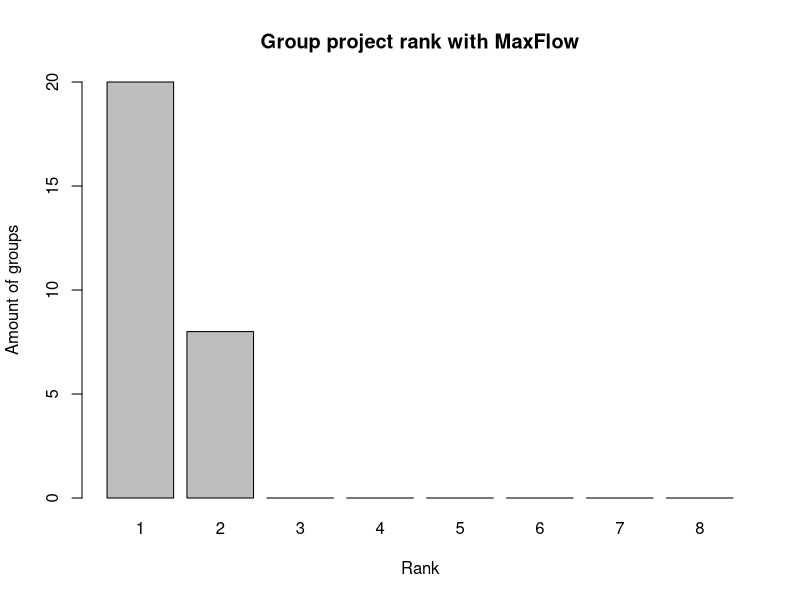
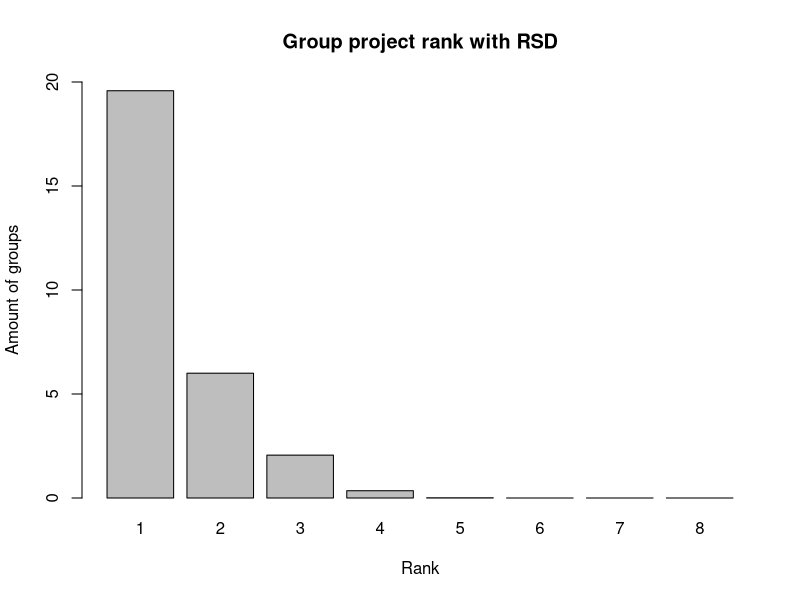
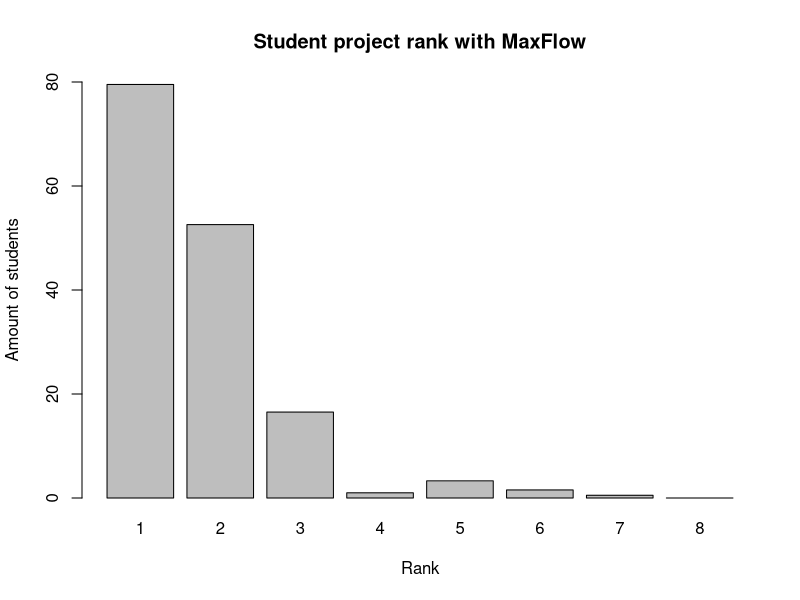
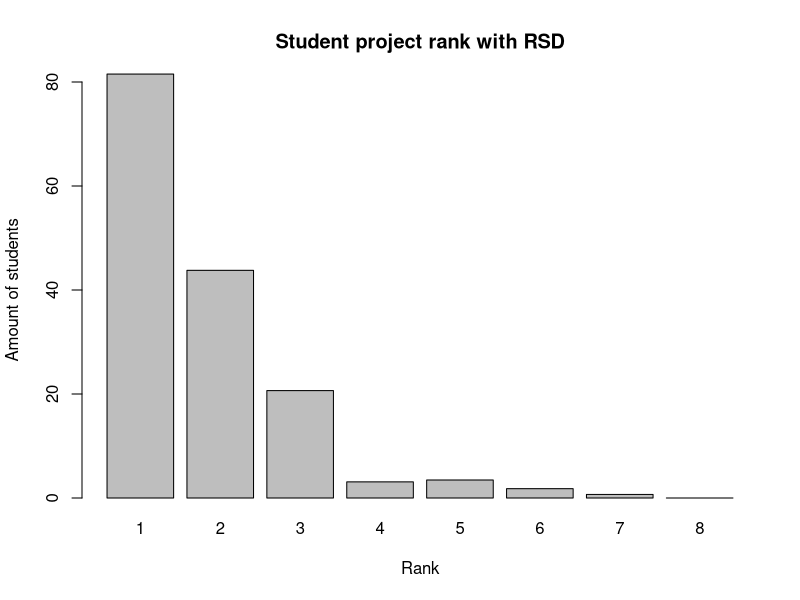
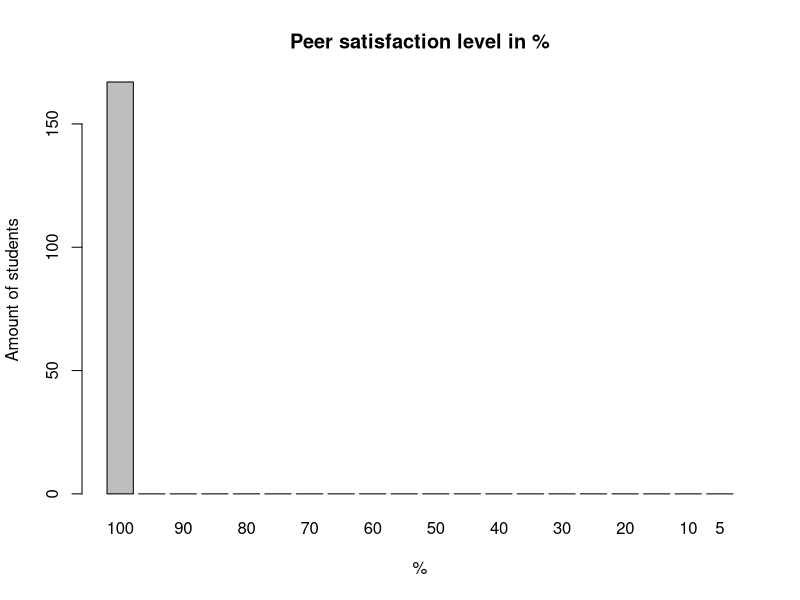
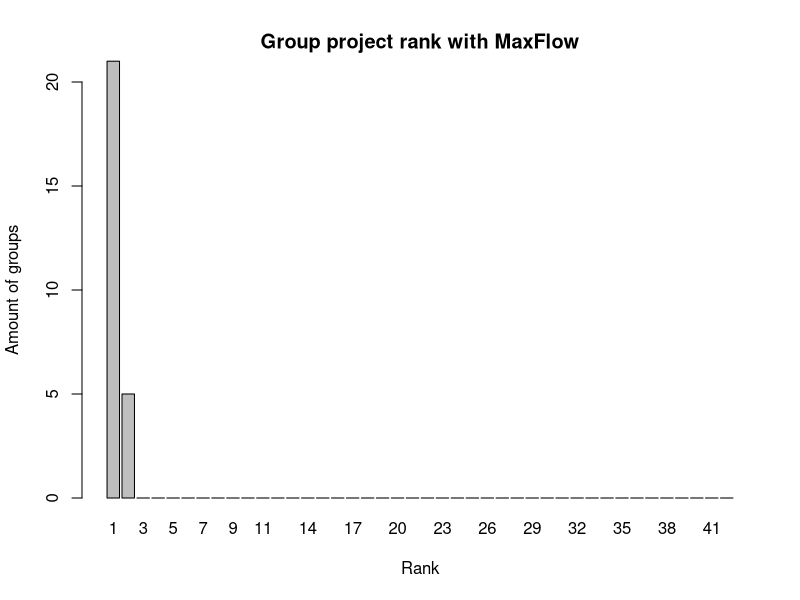
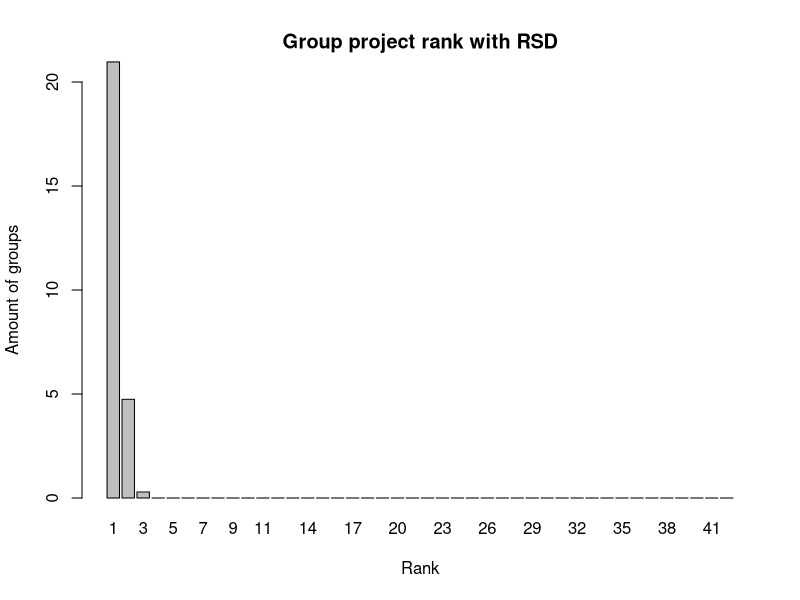
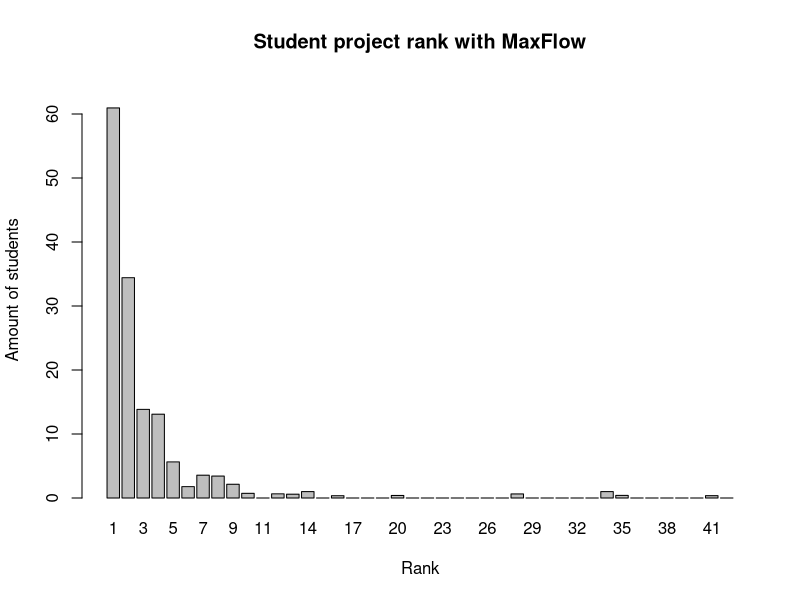

These charts were generated, in order, by the following R code:
## ---- chunk 1
knitr::opts_chunk$set(echo = TRUE)
## ---- chunk 2
png("groupProjectRank_CE4_ProjectMaxFlow.png")
data <- read.csv("groupProjectRank_CE4_ProjectMaxFlow.txt")
barplot(data$X0.500000.8.500000.8, names.arg = (1:length(data$X0.500000.8.500000.8)), main = "Group project rank with MaxFlow", xlab = "Rank", ylab = "Amount of groups", ylim = c(0,20))
dev.off()

png("groupProjectRank_CE4_ProjectRSD.png")
data <- read.csv("groupProjectRank_CE4_ProjectRSD.txt")
barplot(data$X0.500000.8.500000.8, names.arg = (1:length(data$X0.500000.8.500000.8)), main = "Group project rank with RSD", xlab = "Rank", ylab = "Amount of groups", ylim = c(0,20))
dev.off()

png("studentProjectRank_CE4_ProjectMaxFlow.png")
data <- read.csv("studentProjectRank_CE4_ProjectMaxFlow.txt")
barplot(data$X0.500000.8.500000.8, names.arg = (1:length(data$X0.500000.8.500000.8)), main = "Student project rank with MaxFlow", xlab = "Rank", ylab = "Amount of students", ylim = c(0,80))
dev.off()

png("studentProjectRank_CE4_ProjectRSD.png")
data <- read.csv("studentProjectRank_CE4_ProjectRSD.txt")
barplot(data$X0.500000.8.500000.8, names.arg = (1:length(data$X0.500000.8.500000.8)), main = "Student project rank with RSD", xlab = "Rank", ylab = "Amount of students", ylim = c(0,80))
dev.off()

png("groupPreferenceSatisfaction_CE4_ProjectMaxFlow.png")
data <- read.csv("groupPreferenceSatisfaction_CE4_ProjectMaxFlow.txt")
barplot(rev(data$X0.000000.1.000000.20), names.arg = rev(seq(5,100,5)), main = "Peer satisfaction level in %", xlab = "%", ylab = "Amount of students")
dev.off()



png("groupProjectRank_CE10_ProjectMaxFlow.png")
data <- read.csv("groupProjectRank_CE10_ProjectMaxFlow.txt")
barplot(data$X0.500000.42.500000.42, names.arg = (1:length(data$X0.500000.42.500000.42)), main = "Group project rank with MaxFlow", xlab = "Rank", ylab = "Amount of groups", ylim = c(0,20))
dev.off()

png("groupProjectRank_CE10_ProjectRSD.png")
data <- read.csv("groupProjectRank_CE10_ProjectRSD.txt")
barplot(data$X0.500000.42.500000.42, names.arg = (1:length(data$X0.500000.42.500000.42)), main = "Group project rank with RSD", xlab = "Rank", ylab = "Amount of groups", ylim = c(0,20))
dev.off()

png("studentProjectRank_CE10_ProjectMaxFlow.png")
data <- read.csv("studentProjectRank_CE10_ProjectMaxFlow.txt")
barplot(data$X0.500000.42.500000.42, names.arg = (1:length(data$X0.500000.42.500000.42)), main = "Student project rank with MaxFlow", xlab = "Rank", ylab = "Amount of students", ylim = c(0,65))
dev.off()

png("studentProjectRank_CE10_ProjectRSD.png")
data <- read.csv("studentProjectRank_CE10_ProjectRSD.txt")
barplot(data$X0.500000.42.500000.42, names.arg = (1:length(data$X0.500000.42.500000.42)), main = "Student project rank with RSD", xlab = "Rank", ylab = "Amount of students", ylim = c(0,65))
dev.off()

png("groupPreferenceSatisfaction_CE10_ProjectMaxFlow.png")
data <- read.csv("groupPreferenceSatisfaction_CE10_ProjectMaxFlow.txt")
barplot(rev(data$X0.000000.1.000000.20), names.arg = rev(seq(5,100,5)), main = "Peer satisfaction level in %", xlab = "%", ylab = "Amount of students", ylim = c(0,150))
dev.off()

